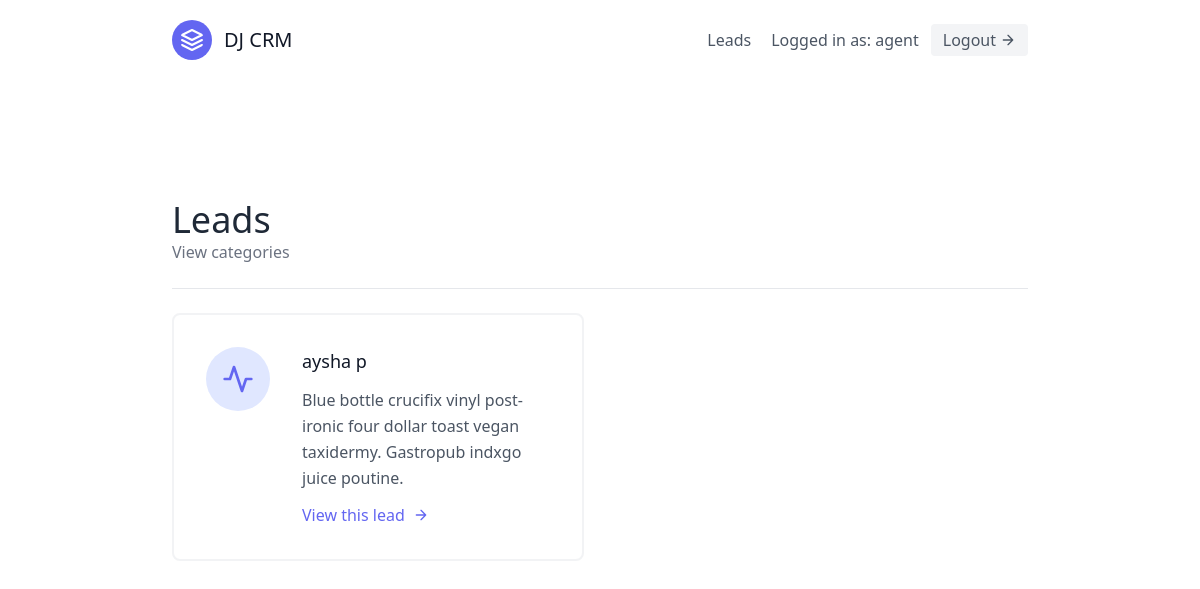
Page /leads/ (signed in) on the committed database.
### leads/models.py (models this page shows, shortened)
class User(AbstractUser):
    is_organiser = models.BooleanField(default=True)
    is_agent = models.BooleanField(default=False)

class Lead(models.Model):
    first_name = models.CharField(max_length=50)
    last_name = models.CharField(max_length=50)
    age = models.IntegerField()
    organisation = models.ForeignKey(UserProfile, on_delete=models.CASCADE)
    agent = models.ForeignKey("Agent",null=True, blank=True, on_delete=models.SET_NULL)
    category = models.ForeignKey("Category",related_name="leads", null=True, blank=True, on_delete=models.SET_NULL)
    description = models.TextField()
    date_added = models.DateTimeField(auto_now_add=True)
    phone_number = models.CharField(max_length=20)
    email = models.EmailField()

### leads/views.py (the view, shortened to what this page needs)
# urls.py: path('', LeadListView.as_view(), name='lead-list'),
class LeadListView(LoginRequiredMixin, generic.ListView):
    template_name = "leads/lead_list.html"
    context_object_name = "leads"
    def get_queryset(self):
        user = self.request.user
        if user.is_organiser:
            queryset = Lead.objects.filter(
                organisation=user.userprofile,
                agent__isnull=False
                )
        else:
            queryset = Lead.objects.filter(
                organisation=user.agent.organisation,
                agent__isnull=False
                )
            queryset = queryset.filter(agent__user=user)
        return queryset
    def get_context_data(self, **kwargs):
        context = super(LeadListView, self).get_context_data(**kwargs)
        user = self.request.user
        return context

### leads/templates/leads/lead_list.html (shortened to what this page needs)
{% extends "base.html" %}
{% block content %}
       <section class="text-gray-600 body-font">
  <div class="container px-5 py-24 mx-auto flex flex-wrap">
  <div class="w-full mb-6 py-6 flex justify-between items-center border-b border-gray-200">
    <div>
        <h1 class="text-4xl text-gray-800">Leads</h1>
        <a class="text-gray-500 hover:text-blue-500"  href="{% url 'leads:category-list' %}">
          View categories
          </a>
    </div>
  </div>
    <div class="flex flex-wrap -m-4">
    {% for lead in leads %}
      <div class="p-4 lg:w-1/2 md:w-full">
        <div class="flex border-2 rounded-lg border-gray-200 border-opacity-50 p-8 sm:flex-row flex-col">
          <div class="w-16 h-16 sm:mr-8 sm:mb-0 mb-4 inline-flex items-center justify-center rounded-full bg-indigo-100 text-indigo-500 flex-shrink-0">
            <svg fill="none" stroke="currentColor" stroke-linecap="round" stroke-linejoin="round" stroke-width="2" class="w-8 h-8" viewBox="0 0 24 24">
              <path d="M22 12h-4l-3 9L9 3l-3 9H2"></path>
            </svg>
          </div>
          <div class="flex-grow">
            <h2 class="text-gray-900 text-lg title-font font-medium mb-3">{{ lead.first_name }} {{ lead.last_name }} </h2>
            <p class="leading-relaxed text-base">Blue bottle crucifix vinyl post-ironic four dollar toast vegan taxidermy. Gastropub indxgo juice poutine.</p>
            <a href="{% url 'leads:lead-detail' lead.pk %}"class="mt-3 text-indigo-500 inline-flex items-center">View this lead
              <svg fill="none" stroke="currentColor" stroke-linecap="round" stroke-linejoin="round" stroke-width="2" class="w-4 h-4 ml-2" viewBox="0 0 24 24">
                <path d="M5 12h14M12 5l7 7-7 7"></path>
              </svg>
            </a>
          </div>
        </div>
      </div>
      {% endfor %}
    </div>
  </div>
</section>
{% endblock content %}

### templates/navbar.html (shortened to what this page needs)
<header class="text-gray-600 body-font">
  <div class="container mx-auto flex flex-wrap p-5 flex-col md:flex-row items-center">
    <a class="flex title-font font-medium items-center text-gray-900 mb-4 md:mb-0">
      <svg xmlns="http://www.w3.org/2000/svg" fill="none" stroke="currentColor" stroke-linecap="round" stroke-linejoin="round" stroke-width="2" class="w-10 h-10 text-white p-2 bg-indigo-500 rounded-full" viewBox="0 0 24 24">
        <path d="M12 2L2 7l10 5 10-5-10-5zM2 17l10 5 10-5M2 12l10 5 10-5"></path>
      </svg>
      <span class="ml-3 text-xl">DJ CRM</span>
    </a>
    <nav class="md:ml-auto flex flex-wrap items-center text-base justify-center">
      {% if not request.user.is_authenticated %}
        <a href="{% url 'signup' %}" class="mr-5 hover:text-gray-900">Signup</a>
      {% else %}
      <a href="{% url 'leads:lead-list' %}" class="mr-5 hover:text-gray-900">Leads</a>
       {% endif %}
    </nav>
    {% if  request.user.is_authenticated %}
      Logged in as: {{ request.user.username }}
      <a href="{% url 'logout' %}" ><button class="ml-3 inline-flex items-center bg-gray-100 border-0 py-1 px-3 focus:outline-none hover:bg-gray-200 rounded text-base mt-4 md:mt-0">
      Logout
      <svg fill="none" stroke="currentColor" stroke-linecap="round" stroke-linejoin="round" stroke-width="2" class="w-4 h-4 ml-1" viewBox="0 0 24 24">
        <path d="M5 12h14M12 5l7 7-7 7"></path>
      </svg>
    </button>
    </a>
    {% endif %}
  </div>
</header>

### rows in the picture
User: user.username "agent"
Lead: first_name "aysha", last_name "p"
